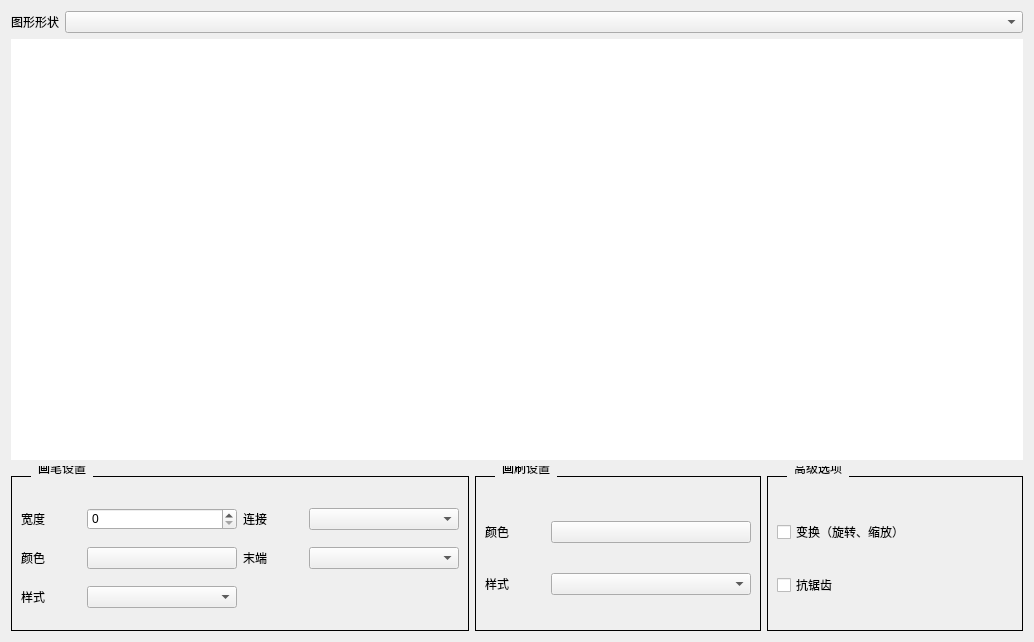
<?xml version="1.0" encoding="UTF-8"?>
<ui version="4.0">
 <class>Widget</class>
 <widget class="QWidget" name="Widget">
  <property name="geometry">
   <rect>
    <x>0</x>
    <y>0</y>
    <width>1034</width>
    <height>642</height>
   </rect>
  </property>
  <property name="windowTitle">
   <string>Widget</string>
  </property>
  <property name="styleSheet">
   <string notr="true">QWidget
{  
	font:  14pt &quot;Microsoft YaHei&quot;;
    color:  #000000;
}

QGroupBox {
    border-width: 1px;
	border-style: solid;
	margin-top:10px
}

QGroupBox::title {
    subcontrol-origin: margin;
    left:20px;
    padding: -10px 5px 0px 5px;
}
</string>
  </property>
  <layout class="QVBoxLayout" name="verticalLayout">
   <item>
    <widget class="QWidget" name="widget_2" native="true">
     <property name="sizePolicy">
      <sizepolicy hsizetype="Preferred" vsizetype="Fixed">
       <horstretch>0</horstretch>
       <verstretch>0</verstretch>
      </sizepolicy>
     </property>
     <layout class="QHBoxLayout" name="horizontalLayout">
      <property name="leftMargin">
       <number>0</number>
      </property>
      <property name="topMargin">
       <number>0</number>
      </property>
      <property name="rightMargin">
       <number>0</number>
      </property>
      <property name="bottomMargin">
       <number>0</number>
      </property>
      <item>
       <widget class="QLabel" name="label">
        <property name="sizePolicy">
         <sizepolicy hsizetype="Fixed" vsizetype="Preferred">
          <horstretch>0</horstretch>
          <verstretch>0</verstretch>
         </sizepolicy>
        </property>
        <property name="text">
         <string>图形形状</string>
        </property>
       </widget>
      </item>
      <item>
       <widget class="QComboBox" name="comboBox"/>
      </item>
     </layout>
    </widget>
   </item>
   <item>
    <widget class="PaintWidget" name="widget" native="true">
     <property name="styleSheet">
      <string notr="true">background-color: rgb(255, 255, 255);</string>
     </property>
    </widget>
   </item>
   <item>
    <widget class="QWidget" name="widget_3" native="true">
     <property name="sizePolicy">
      <sizepolicy hsizetype="Preferred" vsizetype="Fixed">
       <horstretch>0</horstretch>
       <verstretch>0</verstretch>
      </sizepolicy>
     </property>
     <layout class="QHBoxLayout" name="horizontalLayout_2">
      <property name="leftMargin">
       <number>0</number>
      </property>
      <property name="topMargin">
       <number>0</number>
      </property>
      <property name="rightMargin">
       <number>0</number>
      </property>
      <property name="bottomMargin">
       <number>0</number>
      </property>
      <item>
       <widget class="QGroupBox" name="groupBox">
        <property name="sizePolicy">
         <sizepolicy hsizetype="Preferred" vsizetype="Fixed">
          <horstretch>0</horstretch>
          <verstretch>0</verstretch>
         </sizepolicy>
        </property>
        <property name="minimumSize">
         <size>
          <width>0</width>
          <height>165</height>
         </size>
        </property>
        <property name="title">
         <string>画笔设置</string>
        </property>
        <layout class="QGridLayout" name="gridLayout">
         <property name="leftMargin">
          <number>9</number>
         </property>
         <property name="topMargin">
          <number>20</number>
         </property>
         <property name="rightMargin">
          <number>9</number>
         </property>
         <property name="bottomMargin">
          <number>9</number>
         </property>
         <property name="spacing">
          <number>6</number>
         </property>
         <item row="0" column="1">
          <widget class="QSpinBox" name="spinBox">
           <property name="sizePolicy">
            <sizepolicy hsizetype="Fixed" vsizetype="Fixed">
             <horstretch>0</horstretch>
             <verstretch>0</verstretch>
            </sizepolicy>
           </property>
           <property name="minimumSize">
            <size>
             <width>150</width>
             <height>0</height>
            </size>
           </property>
          </widget>
         </item>
         <item row="1" column="1">
          <widget class="QPushButton" name="pushButton">
           <property name="sizePolicy">
            <sizepolicy hsizetype="Fixed" vsizetype="Fixed">
             <horstretch>0</horstretch>
             <verstretch>0</verstretch>
            </sizepolicy>
           </property>
           <property name="minimumSize">
            <size>
             <width>150</width>
             <height>0</height>
            </size>
           </property>
           <property name="text">
            <string/>
           </property>
          </widget>
         </item>
         <item row="1" column="0">
          <widget class="QLabel" name="label_3">
           <property name="sizePolicy">
            <sizepolicy hsizetype="Fixed" vsizetype="Preferred">
             <horstretch>0</horstretch>
             <verstretch>0</verstretch>
            </sizepolicy>
           </property>
           <property name="minimumSize">
            <size>
             <width>60</width>
             <height>0</height>
            </size>
           </property>
           <property name="maximumSize">
            <size>
             <width>60</width>
             <height>16777215</height>
            </size>
           </property>
           <property name="text">
            <string>颜色</string>
           </property>
          </widget>
         </item>
         <item row="0" column="0">
          <widget class="QLabel" name="label_2">
           <property name="sizePolicy">
            <sizepolicy hsizetype="Fixed" vsizetype="Preferred">
             <horstretch>0</horstretch>
             <verstretch>0</verstretch>
            </sizepolicy>
           </property>
           <property name="minimumSize">
            <size>
             <width>60</width>
             <height>0</height>
            </size>
           </property>
           <property name="maximumSize">
            <size>
             <width>60</width>
             <height>16777215</height>
            </size>
           </property>
           <property name="text">
            <string>宽度</string>
           </property>
          </widget>
         </item>
         <item row="2" column="1">
          <widget class="QComboBox" name="comboBox_2">
           <property name="sizePolicy">
            <sizepolicy hsizetype="Fixed" vsizetype="Fixed">
             <horstretch>0</horstretch>
             <verstretch>0</verstretch>
            </sizepolicy>
           </property>
           <property name="minimumSize">
            <size>
             <width>150</width>
             <height>0</height>
            </size>
           </property>
          </widget>
         </item>
         <item row="2" column="0">
          <widget class="QLabel" name="label_4">
           <property name="sizePolicy">
            <sizepolicy hsizetype="Fixed" vsizetype="Preferred">
             <horstretch>0</horstretch>
             <verstretch>0</verstretch>
            </sizepolicy>
           </property>
           <property name="minimumSize">
            <size>
             <width>60</width>
             <height>0</height>
            </size>
           </property>
           <property name="maximumSize">
            <size>
             <width>60</width>
             <height>16777215</height>
            </size>
           </property>
           <property name="text">
            <string>样式</string>
           </property>
          </widget>
         </item>
         <item row="0" column="2">
          <widget class="QLabel" name="label_6">
           <property name="sizePolicy">
            <sizepolicy hsizetype="Fixed" vsizetype="Preferred">
             <horstretch>0</horstretch>
             <verstretch>0</verstretch>
            </sizepolicy>
           </property>
           <property name="minimumSize">
            <size>
             <width>60</width>
             <height>0</height>
            </size>
           </property>
           <property name="maximumSize">
            <size>
             <width>60</width>
             <height>16777215</height>
            </size>
           </property>
           <property name="text">
            <string>连接</string>
           </property>
          </widget>
         </item>
         <item row="0" column="3">
          <widget class="QComboBox" name="comboBox_4">
           <property name="sizePolicy">
            <sizepolicy hsizetype="Fixed" vsizetype="Fixed">
             <horstretch>0</horstretch>
             <verstretch>0</verstretch>
            </sizepolicy>
           </property>
           <property name="minimumSize">
            <size>
             <width>150</width>
             <height>0</height>
            </size>
           </property>
          </widget>
         </item>
         <item row="1" column="2">
          <widget class="QLabel" name="label_5">
           <property name="sizePolicy">
            <sizepolicy hsizetype="Fixed" vsizetype="Preferred">
             <horstretch>0</horstretch>
             <verstretch>0</verstretch>
            </sizepolicy>
           </property>
           <property name="minimumSize">
            <size>
             <width>60</width>
             <height>0</height>
            </size>
           </property>
           <property name="maximumSize">
            <size>
             <width>60</width>
             <height>16777215</height>
            </size>
           </property>
           <property name="text">
            <string>末端</string>
           </property>
          </widget>
         </item>
         <item row="1" column="3">
          <widget class="QComboBox" name="comboBox_3">
           <property name="sizePolicy">
            <sizepolicy hsizetype="Fixed" vsizetype="Fixed">
             <horstretch>0</horstretch>
             <verstretch>0</verstretch>
            </sizepolicy>
           </property>
           <property name="minimumSize">
            <size>
             <width>150</width>
             <height>0</height>
            </size>
           </property>
          </widget>
         </item>
        </layout>
       </widget>
      </item>
      <item>
       <widget class="QGroupBox" name="groupBox_2">
        <property name="sizePolicy">
         <sizepolicy hsizetype="Preferred" vsizetype="Fixed">
          <horstretch>0</horstretch>
          <verstretch>0</verstretch>
         </sizepolicy>
        </property>
        <property name="minimumSize">
         <size>
          <width>0</width>
          <height>165</height>
         </size>
        </property>
        <property name="title">
         <string>画刷设置</string>
        </property>
        <layout class="QGridLayout" name="gridLayout_3">
         <property name="leftMargin">
          <number>9</number>
         </property>
         <property name="topMargin">
          <number>20</number>
         </property>
         <property name="rightMargin">
          <number>9</number>
         </property>
         <property name="bottomMargin">
          <number>9</number>
         </property>
         <property name="spacing">
          <number>6</number>
         </property>
         <item row="1" column="1">
          <widget class="QComboBox" name="comboBox_8">
           <property name="sizePolicy">
            <sizepolicy hsizetype="Fixed" vsizetype="Fixed">
             <horstretch>0</horstretch>
             <verstretch>0</verstretch>
            </sizepolicy>
           </property>
           <property name="minimumSize">
            <size>
             <width>200</width>
             <height>0</height>
            </size>
           </property>
          </widget>
         </item>
         <item row="0" column="1">
          <widget class="QPushButton" name="pushButton_3">
           <property name="sizePolicy">
            <sizepolicy hsizetype="Fixed" vsizetype="Fixed">
             <horstretch>0</horstretch>
             <verstretch>0</verstretch>
            </sizepolicy>
           </property>
           <property name="minimumSize">
            <size>
             <width>200</width>
             <height>0</height>
            </size>
           </property>
           <property name="text">
            <string/>
           </property>
          </widget>
         </item>
         <item row="0" column="0">
          <widget class="QLabel" name="label_12">
           <property name="sizePolicy">
            <sizepolicy hsizetype="Fixed" vsizetype="Preferred">
             <horstretch>0</horstretch>
             <verstretch>0</verstretch>
            </sizepolicy>
           </property>
           <property name="minimumSize">
            <size>
             <width>60</width>
             <height>0</height>
            </size>
           </property>
           <property name="maximumSize">
            <size>
             <width>60</width>
             <height>16777215</height>
            </size>
           </property>
           <property name="text">
            <string>颜色</string>
           </property>
          </widget>
         </item>
         <item row="1" column="0">
          <widget class="QLabel" name="label_14">
           <property name="sizePolicy">
            <sizepolicy hsizetype="Fixed" vsizetype="Preferred">
             <horstretch>0</horstretch>
             <verstretch>0</verstretch>
            </sizepolicy>
           </property>
           <property name="minimumSize">
            <size>
             <width>60</width>
             <height>0</height>
            </size>
           </property>
           <property name="maximumSize">
            <size>
             <width>60</width>
             <height>16777215</height>
            </size>
           </property>
           <property name="text">
            <string>样式</string>
           </property>
          </widget>
         </item>
        </layout>
       </widget>
      </item>
      <item>
       <widget class="QGroupBox" name="groupBox_3">
        <property name="sizePolicy">
         <sizepolicy hsizetype="Preferred" vsizetype="Fixed">
          <horstretch>0</horstretch>
          <verstretch>0</verstretch>
         </sizepolicy>
        </property>
        <property name="minimumSize">
         <size>
          <width>0</width>
          <height>165</height>
         </size>
        </property>
        <property name="title">
         <string>高级选项</string>
        </property>
        <layout class="QGridLayout" name="gridLayout_4">
         <property name="leftMargin">
          <number>9</number>
         </property>
         <property name="topMargin">
          <number>20</number>
         </property>
         <property name="rightMargin">
          <number>9</number>
         </property>
         <property name="bottomMargin">
          <number>9</number>
         </property>
         <property name="spacing">
          <number>6</number>
         </property>
         <item row="0" column="0">
          <widget class="QCheckBox" name="checkBox">
           <property name="text">
            <string>变换（旋转、缩放）</string>
           </property>
          </widget>
         </item>
         <item row="1" column="0">
          <widget class="QCheckBox" name="checkBox_2">
           <property name="text">
            <string>抗锯齿</string>
           </property>
          </widget>
         </item>
        </layout>
       </widget>
      </item>
     </layout>
    </widget>
   </item>
  </layout>
 </widget>
 <customwidgets>
  <customwidget>
   <class>PaintWidget</class>
   <extends>QWidget</extends>
   <header>paintwidget.h</header>
   <container>1</container>
  </customwidget>
 </customwidgets>
 <resources/>
 <connections/>
</ui>
